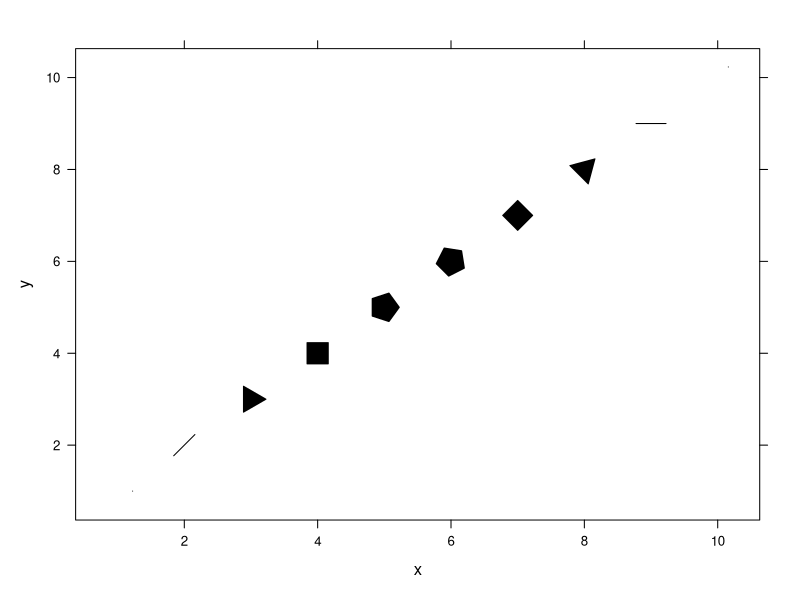

Reproduce this figure in R.
library(TeachingDemos)


### Name: panel.my.symbols
### Title: Draw Symbols (User Defined) on a Lattice Plot
### Aliases: panel.my.symbols
### Keywords: aplot dplot hplot

### ** Examples

if(require(lattice)) {
  tmpdf <- data.frame( x=1:10, y=1:10, g=rep( c("A","B"), each=5 ),
	z=c(1:5,5:1) )

  xyplot( y ~ x, tmpdf, panel=panel.my.symbols, symb=ms.female, inches=0.3 )

  xyplot( y ~ x | g, tmpdf, panel=panel.my.symbols, symb=ms.male, inches=0.3)

  xyplot( y ~ x, tmpdf, panel=panel.superpose, groups=g,
	panel.groups= function(group.number, ...) {
		if(group.number==1) {
			panel.my.symbols(..., symb=ms.male)
		} else {
			panel.my.symbols(..., symb=ms.female)
		} },
		inches=0.3
	)

  xyplot( y ~ x, tmpdf, panel=panel.my.symbols, symb=ms.polygram, n=tmpdf$z,
		inches=0.3)

  xyplot( y ~ x | g, tmpdf, panel=panel.my.symbols, symb=ms.polygram,
		n=tmpdf$z, inches=0.3)

  xyplot( y ~ x, tmpdf, panel=panel.superpose, groups=g,
	panel.groups = panel.my.symbols,
		inches=0.3, symb=ms.polygon, n=tmpdf$z, polygon=TRUE,
		adj=rep(c(0,pi/4),5)
	)
}
